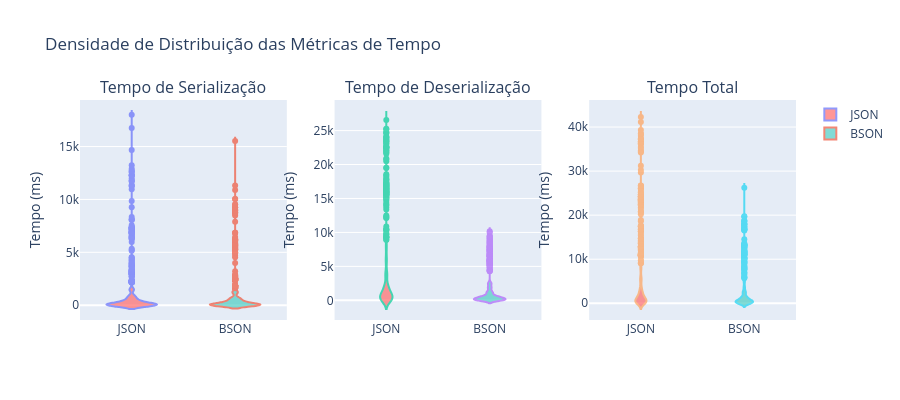

The cell this chart's notebook holds for it:
### Code cell
# Violin Plots - Densidade da distribuição
def create_violin_plots():
    fig = make_subplots(
        rows=1, cols=3, 
        subplot_titles=('Tempo de Serialização', 'Tempo de Deserialização', 'Tempo Total')
    )
    
    colors = {'JSON': '#FF6B6B', 'BSON': '#4ECDC4'}
    
    for i, metric in enumerate(['serialization_ms', 'deserialization_ms', 'total_ms'], 1):
        for format_name in df['format'].unique():
            data = df[df['format'] == format_name][metric]
            
            fig.add_trace(
                go.Violin(y=data, name=format_name,
                         fillcolor=colors[format_name], 
                         opacity=0.7,
                         showlegend=(i==1)),
                row=1, col=i
            )
    
    fig.update_layout(
        height=400,
        title_text="Densidade de Distribuição das Métricas de Tempo"
    )
    fig.update_yaxes(title_text="Tempo (ms)")
    
    return fig

violin_fig = create_violin_plots()
violin_fig.show()

### Figure 1 — Plotly figure (JSON) as saved in the notebook; plotly's stock layout.template omitted (floating-point values rounded to 4 significant figures; data arrays with more than 128 entries replaced by an {"elided": "..."} marker saying what was removed)
{"data": [{"fillcolor": "#FF6B6B", "name": "JSON", "opacity": 0.7, "showlegend": true, "type": "violin", "xaxis": "x", "y": {"elided": "1140 int values"}, "yaxis": "y"}, {"fillcolor": "#4ECDC4", "name": "BSON", "opacity": 0.7, "showlegend": true, "type": "violin", "xaxis": "x", "y": {"elided": "990 int values"}, "yaxis": "y"}, {"fillcolor": "#FF6B6B", "name": "JSON", "opacity": 0.7, "showlegend": false, "type": "violin", "xaxis": "x2", "y": {"elided": "1140 int values"}, "yaxis": "y2"}, {"fillcolor": "#4ECDC4", "name": "BSON", "opacity": 0.7, "showlegend": false, "type": "violin", "xaxis": "x2", "y": {"elided": "990 int values"}, "yaxis": "y2"}, {"fillcolor": "#FF6B6B", "name": "JSON", "opacity": 0.7, "showlegend": false, "type": "violin", "xaxis": "x3", "y": {"elided": "1140 int values"}, "yaxis": "y3"}, {"fillcolor": "#4ECDC4", "name": "BSON", "opacity": 0.7, "showlegend": false, "type": "violin", "xaxis": "x3", "y": {"elided": "990 int values"}, "yaxis": "y3"}], "layout": {"annotations": [{"font": {"size": 16}, "showarrow": false, "text": "Tempo de Serialização", "x": 0.1444, "xanchor": "center", "xref": "paper", "y": 1, "yanchor": "bottom", "yref": "paper"}, {"font": {"size": 16}, "showarrow": false, "text": "Tempo de Deserialização", "x": 0.5, "xanchor": "center", "xref": "paper", "y": 1, "yanchor": "bottom", "yref": "paper"}, {"font": {"size": 16}, "showarrow": false, "text": "Tempo Total", "x": 0.8556, "xanchor": "center", "xref": "paper", "y": 1, "yanchor": "bottom", "yref": "paper"}], "height": 400, "title": {"text": "Densidade de Distribuição das Métricas de Tempo"}, "xaxis": {"anchor": "y", "domain": [0, 0.2889]}, "xaxis2": {"anchor": "y2", "domain": [0.3556, 0.6444]}, "xaxis3": {"anchor": "y3", "domain": [0.7111, 1]}, "yaxis": {"anchor": "x", "domain": [0, 1], "title": {"text": "Tempo (ms)"}}, "yaxis2": {"anchor": "x2", "domain": [0, 1], "title": {"text": "Tempo (ms)"}}, "yaxis3": {"anchor": "x3", "domain": [0, 1], "title": {"text": "Tempo (ms)"}}}}
